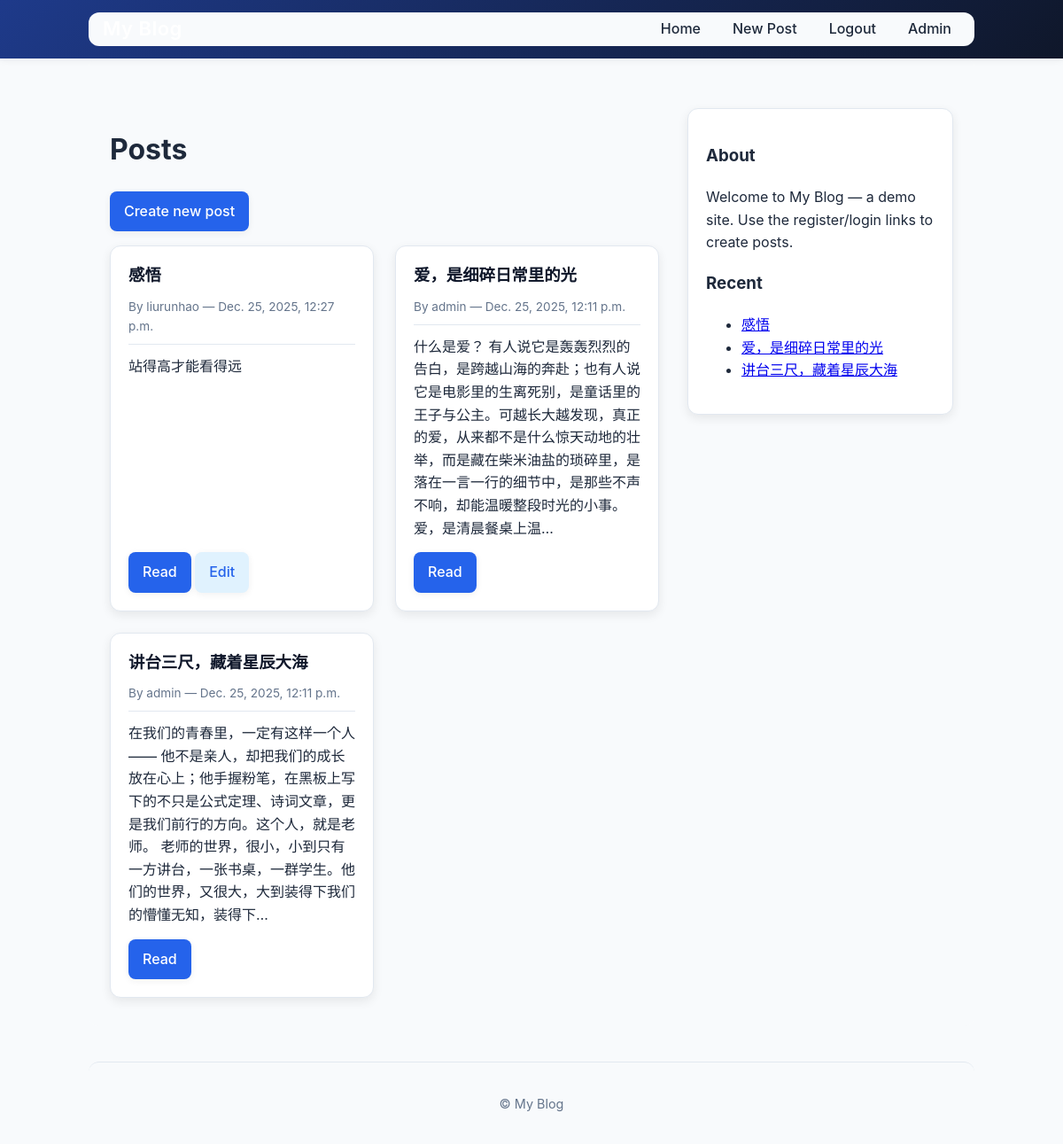
Screenshot of / (signed in) with the database file from the repository.
### blogs/models.py (models this page shows, shortened)
class BlogPost(models.Model):
    title = models.CharField(max_length=200)
    text = models.TextField()
    date_added = models.DateTimeField(auto_now_add=True)
    author = models.ForeignKey(User, on_delete=models.CASCADE)
    class Meta:
        ordering = ['-date_added']

### blogs/views.py (the view)
# urls.py: path('', HomePageView.as_view(), name='home'),
class HomePageView(ListView):
    model = BlogPost
    template_name = 'blogs/home.html'
    context_object_name = 'posts'
    ordering = ['-date_added']

### blogs/templates/blogs/home.html (shortened to what this page needs)
{% extends 'base.html' %}
{% block content %}
  <div class="layout">
    <main>
      <div class="page-head">
        <h1>Posts</h1>
        <p>
          {% if user.is_authenticated %}
            <a class="btn" href="{% url 'blogs:post-create' %}">Create new post</a>
          {% else %}
            <a class="btn" href="{% url 'login' %}">Login</a>
            <a class="btn" href="{% url 'blogs:register' %}">Register</a>
          {% endif %}
        </p>
      </div>
      <ul class="post-list">
    {% for post in posts %}
      <li class="post-card">
        <h2>{{ post.title }}</h2>
        <div class="meta">By {{ post.author }} — {{ post.date_added }}</div>
        <p class="excerpt">{{ post.text|truncatechars:140 }}</p>
        <div>
          <a class="btn" href="{% url 'blogs:post-detail' post.pk %}" target="_blank" rel="noopener">Read</a>
          {% if user.is_authenticated and post.author == user %}
            <a class="btn secondary" href="{% url 'blogs:post-update' post.pk %}">Edit</a>
          {% endif %}
        </div>
      </li>
    {% empty %}
      <li class="post-card">No posts yet.</li>
    {% endfor %}
      </ul>
    </main>
    <aside class="sidebar">
      <h3>About</h3>
      <p>Welcome to My Blog — a demo site. Use the register/login links to create posts.</p>
      <h3>Recent</h3>
      <ul>
        {% for post in posts|slice:":5" %}
          <li><a href="#">{{ post.title }}</a></li>
        {% endfor %}
      </ul>
    </aside>
  </div>
{% endblock %}

### static/css/style.css (style rules this page uses)
:root { --bg: #f8fafc; --card: #ffffff; --accent: #2563eb; --accent-hover: #1d4ed8; --muted: #64748b; --header: #0f172a; --border: #e2e8f0; --shadow-light: 0 2px 8px rgba(0, 0, 0, 0.06); --shadow: 0 4px 12px rgba(0, 0, 0, 0.08); --shadow-hover: 0 6px 16px rgba(0, 0, 0, 0.12); --text: #1e293b; --text-light: #64748b; --success-bg: #d1fae5; --success-text: #065f46; --error-bg: #fee2e2; --error-text: #b91c1c; --transition: all 0.3s ease; }
* { box-sizing: border-box; }
body { font-family: Inter, system-ui, -apple-system, 'Segoe UI', Roboto, 'Helvetica Neue', Arial, sans-serif; margin: 0; padding: 0; background: var(--bg); color: var(--text); line-height: 1.6; transition: var(--transition); }
.btn { display: inline-block; padding: 10px 16px; background: var(--accent); color: #fff; border-radius: 8px; text-decoration: none; font-weight: 500; border: none; cursor: pointer; transition: var(--transition); box-shadow: var(--shadow-light); }
.btn.secondary { background: #e0f2fe; color: var(--accent); }
.post-list { list-style: none; margin: 0; padding: 0; display: grid; grid-template-columns: repeat(auto-fit, minmax(280px, 1fr)); gap: 24px; }
.post-card { background: var(--card); padding: 20px; border-radius: 12px; box-shadow: var(--shadow); border: 1px solid var(--border); transition: var(--transition); display: flex; flex-direction: column; height: 100%; }
.post-card h2 { margin: 0 0 12px 0; font-size: 1.15rem; font-weight: 600; color: var(--header); line-height: 1.4; }
.post-card .meta { color: var(--text-light); font-size: 0.85rem; margin-bottom: 12px; padding-bottom: 8px; border-bottom: 1px solid var(--border); }
.post-card p.excerpt { color: var(--text); margin: 0 0 14px 0; flex-grow: 1; }
.layout { display: grid; grid-template-columns: 1fr 300px; gap: 32px; align-items: start; margin-top: 24px; }
.sidebar { background: var(--card); padding: 20px; border-radius: 12px; box-shadow: var(--shadow); border: 1px solid var(--border); transition: var(--transition); position: sticky; top: calc(70px + 14px); max-height: calc(100vh - 70px - 14px - 48px); overflow-y: auto; }

### rows the page displays
BlogPost: title "感悟", author "liurunhao", date_added "Dec. 25, 2025, 12:27 p.m.", text "站得高才能看得远", shows "Edit"
BlogPost: title "爱，是细碎日常里的光", author "admin", date_added "Dec. 25, 2025, 12:11 p.m.", text "什么是爱？ 有人说它是轰轰烈烈的告白，是跨越山海的奔赴；也有人说它是电影里的生离死别，是童话里的王子与公主。可越长大越发现，真正的爱，从来都不是什么惊天动地的壮举，而是藏在柴米油盐的琐碎里，是落在一言一行的细节中，是那些不声不响，却能温暖整段时光的小事。 爱，是清晨餐桌上温…"
BlogPost: title "讲台三尺，藏着星辰大海", author "admin", date_added "Dec. 25, 2025, 12:11 p.m.", text "在我们的青春里，一定有这样一个人 —— 他不是亲人，却把我们的成长放在心上；他手握粉笔，在黑板上写下的不只是公式定理、诗词文章，更是我们前行的方向。这个人，就是老师。 老师的世界，很小，小到只有一方讲台，一张书桌，一群学生。他们的世界，又很大，大到装得下我们的懵懂无知，装得下…"
